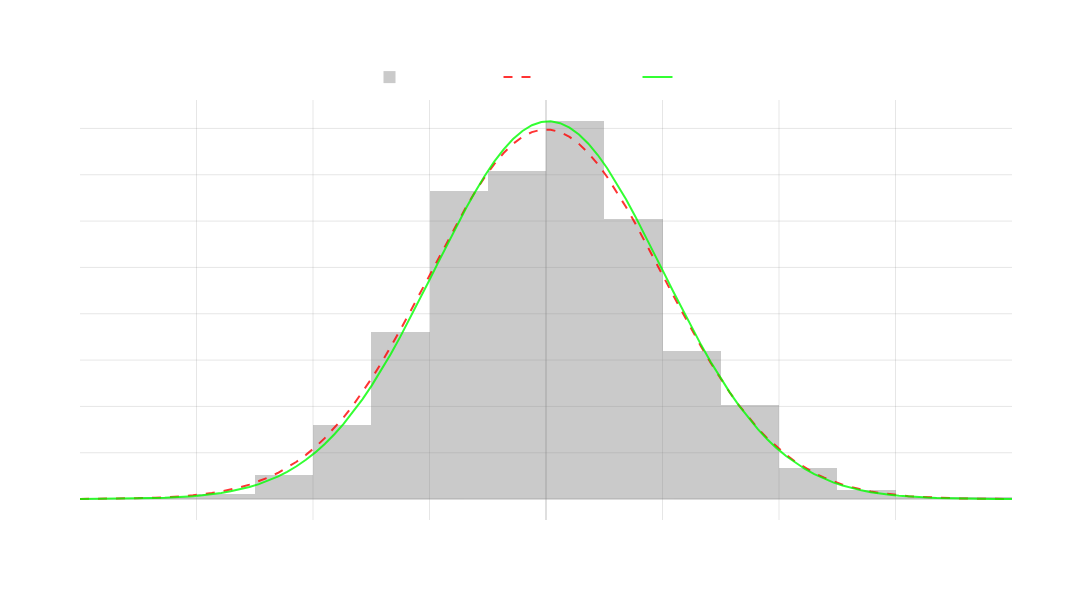

Notebook cell for this chart:
### Markdown cell above
##### <u>Maximum Likelihood Estimation (MLE)</u>

The method of maximum likelihood estimation is extremely intuitive

What is the data generating distribution that has *the highest likelihood* of producing the data we've seen historically?

There are several assumptions (both for Markov Chains & MLE) that enable this functionality, we will discuss them after observing the technique itself

### Code cell
# Generate synthetic data from a normal distribution
np.random.seed(42)
n_samples = 1000
true_mean = 0
true_std = 1
data = np.random.normal(true_mean, true_std, n_samples)

# Calculate MLE parameters at different sample sizes
window_sizes = np.arange(10, n_samples, 10)
mle_means = np.zeros(len(window_sizes))
mle_stds = np.zeros(len(window_sizes))

for i, window in enumerate(window_sizes):
    sample = data[:window]
    mle_means[i] = np.mean(sample)
    mle_stds[i] = np.std(sample)

# Create figure for MLE convergence
fig = go.Figure()

# Plot histogram of full dataset
fig.add_trace(go.Histogram(
    x=data,
    name='Observed Data',
    histnorm='probability density',
    nbinsx=30,
    opacity=0.7,
    marker_color='rgba(128, 128, 128, 0.6)'
))

# Plot true distribution
x = np.linspace(-4, 4, 100)
true_pdf = 1/(true_std * np.sqrt(2*np.pi)) * np.exp(-(x-true_mean)**2/(2*true_std**2))
fig.add_trace(go.Scatter(
    x=x,
    y=true_pdf,
    name='True Distribution',
    line=dict(color='rgba(255, 0, 0, 0.8)', width=2, dash='dash')
))

# Plot final MLE fit
final_pdf = 1/(mle_stds[-1] * np.sqrt(2*np.pi)) * np.exp(-(x-mle_means[-1])**2/(2*mle_stds[-1]**2))
fig.add_trace(go.Scatter(
    x=x,
    y=final_pdf,
    name='MLE Fit',
    line=dict(color='rgba(0, 255, 0, 0.8)', width=2)
))

# Update layout
fig.update_layout(
    height=600,
    width=1200,
    title='Maximum Likelihood Estimation - Fitting Normal Distribution',
    xaxis_title='Value',
    yaxis_title='Probability Density',
    plot_bgcolor='rgba(0,0,0,0)',
    paper_bgcolor='rgba(0,0,0,0)',
    font=dict(color='white'),
    showlegend=True,
    legend=dict(
        orientation="h",
        yanchor="bottom",
        y=1.02,
        xanchor="center",
        x=0.5
    )
)

# Update axes
fig.update_xaxes(
    showgrid=True,
    gridwidth=1,
    gridcolor='rgba(128,128,128,0.2)',
    zeroline=True,
    zerolinewidth=1,
    zerolinecolor='rgba(128,128,128,0.5)'
)

fig.update_yaxes(
    showgrid=True,
    gridwidth=1,
    gridcolor='rgba(128,128,128,0.2)',
    zeroline=True,
    zerolinewidth=1,
    zerolinecolor='rgba(128,128,128,0.5)'
)

fig.show()

print("\nKey Points about Maximum Likelihood Estimation for Normal Distribution:")
print("1. The histogram shows the actual distribution of observed data")
print("2. The red dashed line shows the true underlying distribution")
print("3. The green line shows our MLE fit, which closely matches the true distribution")
print("4. MLE finds the parameters (mean, std) that maximize the likelihood of observing our data")

### Figure 1 — Plotly figure (JSON) as saved in the notebook; plotly's stock layout.template omitted (floating-point values rounded to 4 significant figures; data arrays with more than 128 entries replaced by an {"elided": "..."} marker saying what was removed)
{"data": [{"histnorm": "probability density", "marker": {"color": "rgba(128, 128, 128, 0.6)"}, "name": "Observed Data", "nbinsx": 30, "opacity": 0.7, "type": "histogram", "x": {"elided": "1000 float values"}}, {"line": {"color": "rgba(255, 0, 0, 0.8)", "dash": "dash", "width": 2}, "name": "True Distribution", "type": "scatter", "x": [-4.0, -3.919, -3.838, -3.758, -3.677, -3.596, -3.515, -3.434, -3.354, -3.273, -3.192, -3.111, -3.03, -2.949, -2.869, -2.788, -2.707, -2.626, -2.545, -2.465, -2.384, -2.303, -2.222, -2.141, -2.061, -1.98, -1.899, -1.818, -1.737, -1.657, -1.576, -1.495, -1.414, -1.333, -1.253, -1.172, -1.091, -1.01, -0.9293, -0.8485, -0.7677, -0.6869, -0.6061, -0.5253, -0.4444, -0.3636, -0.2828, -0.202, -0.1212, -0.0404, 0.0404, 0.1212, 0.202, 0.2828, 0.3636, 0.4444, 0.5253, 0.6061, 0.6869, 0.7677, 0.8485, 0.9293, 1.01, 1.091, 1.172, 1.253, 1.333, 1.414, 1.495, 1.576, 1.657, 1.737, 1.818, 1.899, 1.98, 2.061, 2.141, 2.222, 2.303, 2.384, 2.465, 2.545, 2.626, 2.707, 2.788, 2.869, 2.949, 3.03, 3.111, 3.192, 3.273, 3.354, 3.434, 3.515, 3.596, 3.677, 3.758, 3.838, 3.919, 4.0], "y": [0.0001338, 0.0001843, 0.0002521, 0.0003427, 0.0004628, 0.0006209, 0.0008275, 0.001096, 0.001442, 0.001884, 0.002446, 0.003156, 0.004045, 0.00515, 0.006515, 0.008188, 0.01022, 0.01268, 0.01563, 0.01914, 0.02328, 0.02813, 0.03377, 0.04029, 0.04774, 0.05621, 0.06574, 0.0764, 0.0882, 0.1012, 0.1153, 0.1305, 0.1468, 0.164, 0.1821, 0.2008, 0.22, 0.2395, 0.2591, 0.2783, 0.2971, 0.3151, 0.332, 0.3475, 0.3614, 0.3734, 0.3833, 0.3909, 0.396, 0.3986, 0.3986, 0.396, 0.3909, 0.3833, 0.3734, 0.3614, 0.3475, 0.332, 0.3151, 0.2971, 0.2783, 0.2591, 0.2395, 0.22, 0.2008, 0.1821, 0.164, 0.1468, 0.1305, 0.1153, 0.1012, 0.0882, 0.0764, 0.06574, 0.05621, 0.04774, 0.04029, 0.03377, 0.02813, 0.02328, 0.01914, 0.01563, 0.01268, 0.01022, 0.008188, 0.006515, 0.00515, 0.004045, 0.003156, 0.002446, 0.001884, 0.001442, 0.001096, 0.0008275, 0.0006209, 0.0004628, 0.0003427, 0.0002521, 0.0001843, 0.0001338]}, {"line": {"color": "rgba(0, 255, 0, 0.8)", "width": 2}, "name": "MLE Fit", "type": "scatter", "x": [-4.0, -3.919, -3.838, -3.758, -3.677, -3.596, -3.515, -3.434, -3.354, -3.273, -3.192, -3.111, -3.03, -2.949, -2.869, -2.788, -2.707, -2.626, -2.545, -2.465, -2.384, -2.303, -2.222, -2.141, -2.061, -1.98, -1.899, -1.818, -1.737, -1.657, -1.576, -1.495, -1.414, -1.333, -1.253, -1.172, -1.091, -1.01, -0.9293, -0.8485, -0.7677, -0.6869, -0.6061, -0.5253, -0.4444, -0.3636, -0.2828, -0.202, -0.1212, -0.0404, 0.0404, 0.1212, 0.202, 0.2828, 0.3636, 0.4444, 0.5253, 0.6061, 0.6869, 0.7677, 0.8485, 0.9293, 1.01, 1.091, 1.172, 1.253, 1.333, 1.414, 1.495, 1.576, 1.657, 1.737, 1.818, 1.899, 1.98, 2.061, 2.141, 2.222, 2.303, 2.384, 2.465, 2.545, 2.626, 2.707, 2.788, 2.869, 2.949, 3.03, 3.111, 3.192, 3.273, 3.354, 3.434, 3.515, 3.596, 3.677, 3.758, 3.838, 3.919, 4.0], "y": [8.761e-05, 0.0001226, 0.0001704, 0.0002352, 0.0003225, 0.0004391, 0.0005939, 0.0007978, 0.001064, 0.00141, 0.001856, 0.002426, 0.00315, 0.004061, 0.005201, 0.006615, 0.008356, 0.01048, 0.01307, 0.01617, 0.01988, 0.02427, 0.02943, 0.03544, 0.0424, 0.05037, 0.05944, 0.06966, 0.08108, 0.09374, 0.1076, 0.1227, 0.139, 0.1564, 0.1747, 0.1939, 0.2137, 0.234, 0.2544, 0.2747, 0.2946, 0.3138, 0.332, 0.3489, 0.3641, 0.3774, 0.3885, 0.3973, 0.4035, 0.4069, 0.4077, 0.4056, 0.4008, 0.3934, 0.3835, 0.3713, 0.3571, 0.341, 0.3235, 0.3048, 0.2852, 0.265, 0.2446, 0.2243, 0.2042, 0.1847, 0.1659, 0.148, 0.1311, 0.1154, 0.1009, 0.08755, 0.07549, 0.06464, 0.05498, 0.04644, 0.03896, 0.03247, 0.02687, 0.02209, 0.01803, 0.01462, 0.01177, 0.009418, 0.007482, 0.005903, 0.004626, 0.003601, 0.002784, 0.002137, 0.00163, 0.001234, 0.0009285, 0.0006937, 0.0005148, 0.0003794, 0.0002777, 0.0002019, 0.0001458, 0.0001045]}], "layout": {"font": {"color": "white"}, "height": 600, "legend": {"orientation": "h", "x": 0.5, "xanchor": "center", "y": 1.02, "yanchor": "bottom"}, "paper_bgcolor": "rgba(0,0,0,0)", "plot_bgcolor": "rgba(0,0,0,0)", "showlegend": true, "title": {"text": "Maximum Likelihood Estimation - Fitting Normal Distribution"}, "width": 1200, "xaxis": {"gridcolor": "rgba(128,128,128,0.2)", "gridwidth": 1, "showgrid": true, "title": {"text": "Value"}, "zeroline": true, "zerolinecolor": "rgba(128,128,128,0.5)", "zerolinewidth": 1}, "yaxis": {"gridcolor": "rgba(128,128,128,0.2)", "gridwidth": 1, "showgrid": true, "title": {"text": "Probability Density"}, "zeroline": true, "zerolinecolor": "rgba(128,128,128,0.5)", "zerolinewidth": 1}}}
